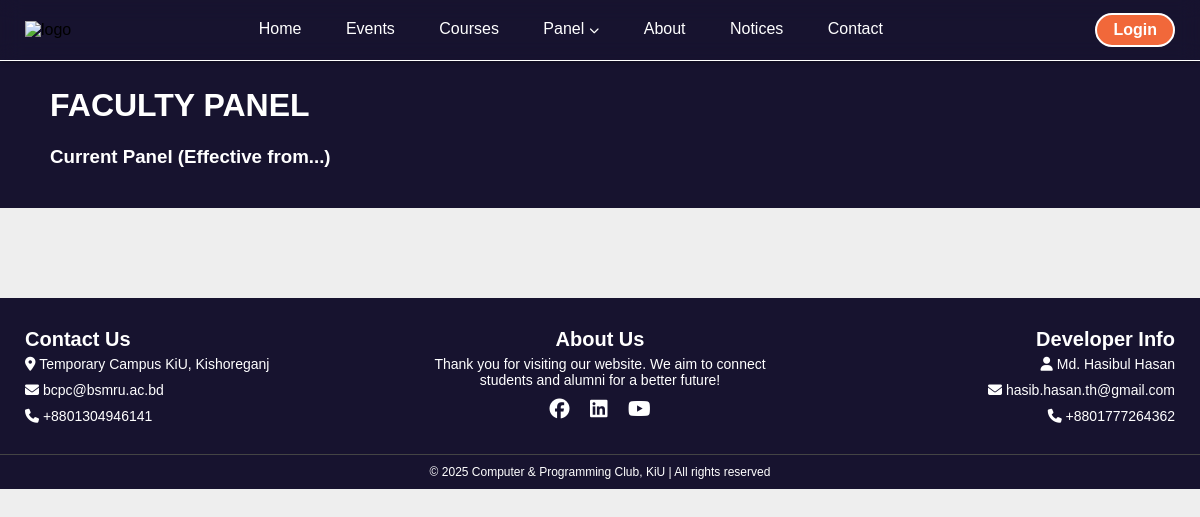
Before: /current_faculty/ with the older database file.
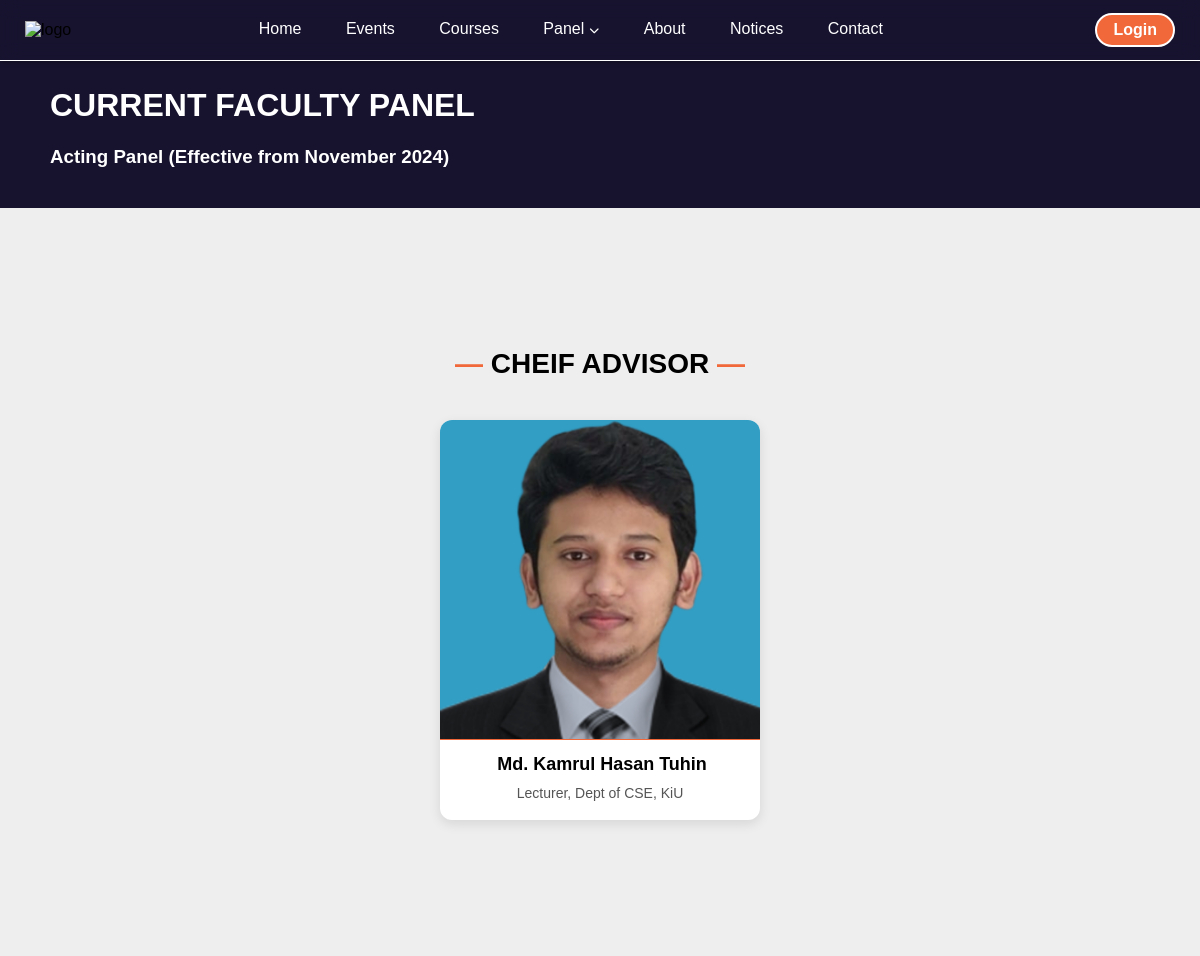
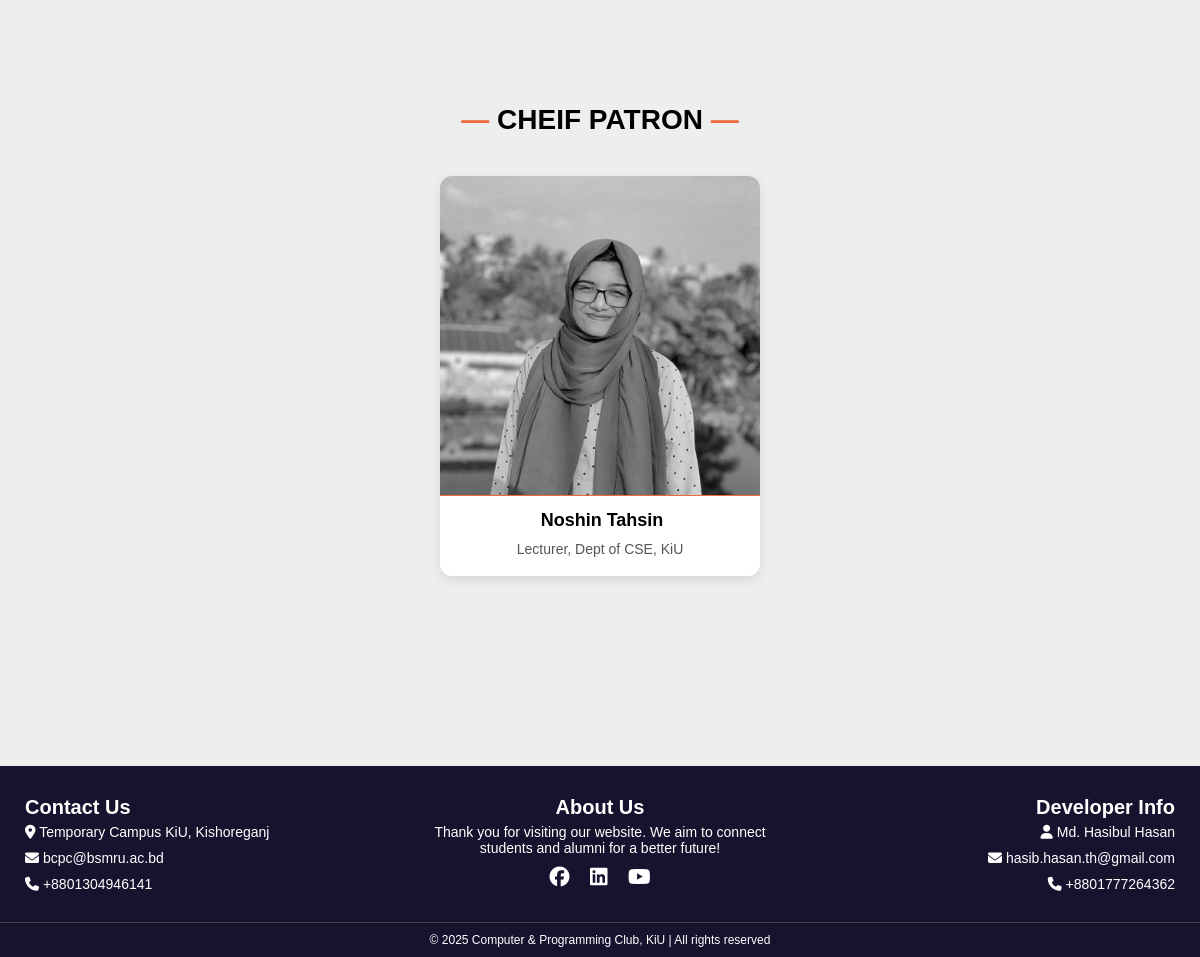
After: the same page with the newer database file (2 pictures, top to bottom).
### root/models.py (models this page shows, shortened)
class CurrentFacultyMember(models.Model):
    panel = models.CharField(max_length=100, choices=Panel_Choice)
    name = models.CharField(max_length=100)
    designation = models.CharField(max_length=150, default='Lecturer, Dept of CSE, KiU')
    image = models.ImageField(upload_to='faculty/')
    facebook_link = models.URLField(blank=True, null=True)
    linkedin_link = models.URLField(blank=True, null=True)
    page_title = models.CharField(max_length=200, blank=True)
    page_subtitle = models.CharField(max_length=300, blank=True)

### root/views.py (the view)
# urls.py: path('current_faculty/', views.current_faculty, name='current_faculty'),
def current_faculty(request):
    fields = CurrentFacultyMember.objects.all()
    panel_names = fields.values_list('panel', flat=True).distinct()
    panels = []
    for panel in panel_names:
        members = CurrentFacultyMember.objects.filter(panel=panel)
        panels.append({
            'panel': panel,
            'members': members
        })
    context = {
        'panels': panels,
        'page_title': fields[0].page_title if fields else 'FACULTY PANEL',
        'page_subtitle': fields[0].page_subtitle if fields else 'Current Panel (Effective from...)'
    }
    return render(request, 'root/current_faculty.html', context)

### root/templates/root/current_faculty.html (shortened to what this page needs)
{% extends "root/base.html" %}
{% load static %}
{% block content %}
<div class="page-title">
    <h1><br><strong>{{ page_title }}</strong></h1>
    <h3><br><strong>{{ page_subtitle }}</strong></h3>
</div>
<section id="team">
    <div class="container">
        {% for item in panels %}
            <div class="container_title" id="{{ item.panel|slugify }}" data-aos="fade-up" data-aos-duration="1500">
                <h2><span class="dash">—</span> {{ item.panel|upper }} <span class="dash">—</span></h2>
            </div>
            <div class="container_members" data-aos="fade-up" data-aos-duration="1500">
                {% for member in item.members %}
                    <div class="member-card">
                        <img src="{{ member.image.url }}" alt="{{ member.name }}">
                        <h3>{{ member.name }}</h3>
                        <p>{{ member.designation }}</p>
                    </div>
                {% endfor %}
            </div>
        {% endfor %}
    </div>
</section>
<br><br><br><br><br>
{% endblock content %}

### root/templates/root/base.html (shortened to what this page needs)
<!DOCTYPE html>
{% load static %}
<!DOCTYPE html>
<html lang="en">
<head>
    <link rel="stylesheet" href="https://cdn.jsdelivr.net/npm/swiper@11/swiper-bundle.min.css"/>
    <link href="https://unpkg.com/aos@2.3.1/dist/aos.css" rel="stylesheet">
    <link rel="stylesheet" href="{% static "root/css/style.css" %}">
</head>
<body>
    {% include "root/header.html" %}
    {% block content %}{% endblock content %}
    {% include "root/footer.html" %}
</body>
</html>

### root/templates/root/header.html (shortened to what this page needs)
    {% load static %}
    <header class="header">
        <div class="container_header">
            <div class="logo"><img src="{% static "root/images/temp_logo.png" %}" alt="logo"></div>
            <nav class="menu">
                <ul>
                    <li><a href="{% url "home"  %}#home">Home</a></li>
                    <li><a href="/#event">Events</a></li>
                    <li><a href="/#courses">Courses</a></li>
                    <li class="dropdown">
                        <a href="/#executive_body">Panel</a>
                        <i class="fa-solid fa-chevron-down"></i>
                    </li>
                    <li><a href="/#about_notice">About</a></li>
                    <li><a href="/#about_notice">Notices</a></li>
                    <li><a href="/#contact">Contact</a></li>
                </ul>
            </nav>
            <div class="header-right">
                <a href="/admin">Login</a>
            </div>
        </div>
    </header>

### root/templates/root/footer.html (shortened to what this page needs)
<footer>
    <div class="footer-container">
        <div class="footer-content">
            <h3>Contact Us</h3>
            <p><i class="fa-solid fa-location-dot"></i> Temporary Campus KiU, Kishoreganj</p>
            <p><i class="fa-solid fa-envelope"></i> bcpc@bsmru.ac.bd</p>
            <p><i class="fa-solid fa-phone"></i> +8801304946141</p>
        </div>
        <div class="footer-content middle">
            <h3>About Us</h3>
            <p>Thank you for visiting our website. We aim to connect students and alumni for a better future!</p>
            <div class="footer-social-icons">
                <a href="https://www.facebook.com/bcpc.bsmru"><i class="fa-brands fa-facebook"></i></a>
                <a href="https://www.linkedin.com/company/103361395/"><i class="fa-brands fa-linkedin"></i></a>
                <a href="https://www.youtube.com/@BCPC-official"><i class="fa-brands fa-youtube"></i></a>
            </div>
        </div>
        <div class="footer-content right">
            <h3>Developer Info</h3>
            <p><i class="fa-solid fa-user"></i> Md. Hasibul Hasan</p>
            <p><i class="fa-solid fa-envelope"></i> hasib.hasan.th@gmail.com</p>
            <p><i class="fa-solid fa-phone"></i> +8801777264362</p>
        </div>
    </div>
    <div class="footer-bottom">
        <p>&copy; 2025 Computer & Programming Club, KiU | All rights reserved</p>
    </div>
</footer>

### root/static/root/css/style.css (style rules this page uses)
* { margin: 0; padding: 0; box-sizing: border-box; }
html { scroll-behavior: smooth; }
.container { max-width: 1170px; margin: auto; }
body { font-family: 'Poppins', sans-serif; background: #eee; }
.header { position: fixed; left: 0; top: 0; width: 100%; padding: 5px 15px; border-bottom: 1px solid #fff; box-shadow: 0 0 5px rgba(0, 0, 0, 0.5); backdrop-filter: blur(10px); z-index: 10; transition: 0.6s; }
.header .container_header { display: flex; justify-content: space-between; align-items: center; padding: 0px 10px; }
.header .logo img { vertical-align: middle; height: 40px; }
.header .menu ul { list-style: none; }
.header .menu > ul >li { display: inline-block; }
.header .menu > ul > li:not(:last-child) { margin-right: 40px; }
.header .menu .dropdown { position: relative; }
.header .menu a { text-decoration: none; text-transform: capitalize; font-size: 16px; color: #fff; line-height: 1.5; display: block; font-weight: 500; }
.header .menu > ul > li > a { padding: 12px 0; background-image: linear-gradient(#f1683a, #f1683a); background-size: 0% 2px; background-repeat: no-repeat; background-position: 0 calc(100% - 13px); transition: background-size 0.5s ease, border-bottom-color 0.5s ease; border-bottom: 2px solid transparent; }
.header .menu > ul > .dropdown > a { padding-right: 15px; }
.header .menu i { font-size:10px; pointer-events: none; user-select: none; position: absolute; color: #fff; top: calc(50% - 5px); }
.header .menu > ul > li > i { right: 0; }
.header-right { display: flex; }
.header-right > * { margin-left: 25px; }
.header-right a { text-decoration: none; border: 2px solid #fff; padding: 6px 16px; border-radius: 30px; font-weight: bold; background-color: #f1683a; color: #fff; transition: all 0.3s ease; }
.dash { color: #f1683a; font-weight: bold; }
footer { background-color: #17132f; color: #fff; padding: 20px 0 10px; text-align: center; }
.footer-container { max-width: 1200px; margin: 0 auto; padding: 0 15px; display: flex; justify-content: space-between; align-items: flex-start; flex-wrap: wrap; text-align: left; }
.footer-content { flex: 1; min-width: 200px; margin: 10px; }
.footer-content.middle { text-align: center; }
.footer-content.right { text-align: right; }
.footer-content h3 { font-size: 20px; margin-bottom: 5px; }
.footer-content p { font-size: 14px; margin-bottom: 10px; }
.footer-social-icons { margin: 10px 0; }
.footer-social-icons a { color: #fff; margin: 0 8px; font-size: 20px; display: inline-block; transition: transform 0.3s, color 0.3s; }
.footer-bottom { border-top: 1px solid #444; margin-top: 10px; padding-top: 10px; font-size: 12px; }
.page-title { background-color: #17132f; color: #fff; padding: 50px 20px 40px 50px; }
.container_title h2 { text-align: center; font-size: 28px; position: relative; margin: 40px 0; padding-top: 100px; }
.container_members { display: flex; flex-wrap: wrap; justify-content: center; gap: 40px; padding-bottom: 100px; }
.member-card { background: #fff; border-radius: 12px; box-shadow: 0 4px 12px rgba(0,0,0,0.1); width: 320px; height: 400px; overflow: hidden; text-align: center; position: relative; transition: transform 0.3s; }
.member-card img { width: 100%; height: 320px; object-fit: cover; border-bottom: 1px solid #f1683a; }
.member-card h3 { margin: 10px 0 10px 4px; font-size: 18px; position: relative; }
.member-card p { font-size: 14px; color: #555; margin: 0; padding-bottom: 20px; margin-bottom: 20px; }

Changed rows visible on the page:
added CurrentFacultyMember: page_title "CURRENT FACULTY PANEL", page_subtitle "Acting Panel (Effective from November 2024)", image (picture), name "Md. Kamrul Hasan Tuhin", designation "Lecturer, Dept of CSE, KiU", shown under "CHEIF ADVISOR"
added CurrentFacultyMember: image (picture), name "Noshin Tahsin", designation "Lecturer, Dept of CSE, KiU", shown under "CHEIF PATRON"
Other visible differences:
{{ page_title }}: "FACULTY PANEL" → (not shown)
{{ page_subtitle }}: "Current Panel (Effective from...)" → (not shown)
new list line: "— CHEIF ADVISOR —"
new list line: "— CHEIF PATRON —"
